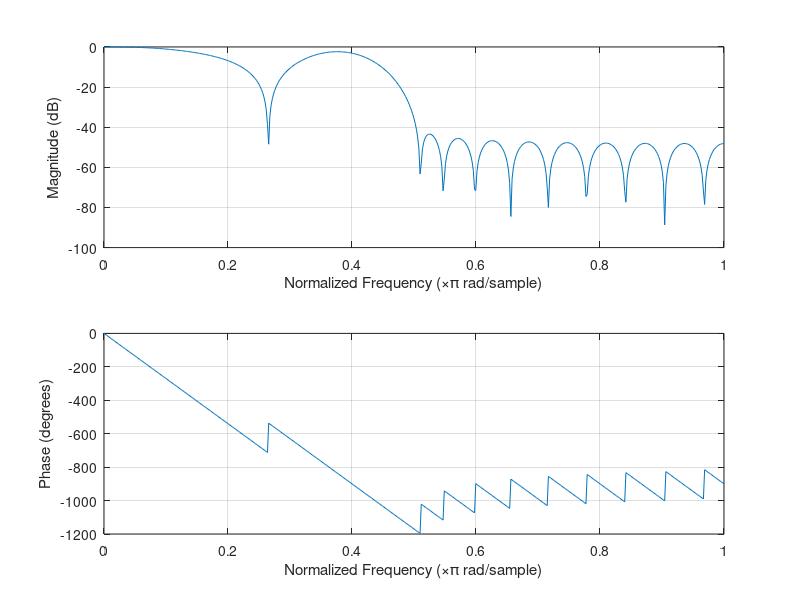
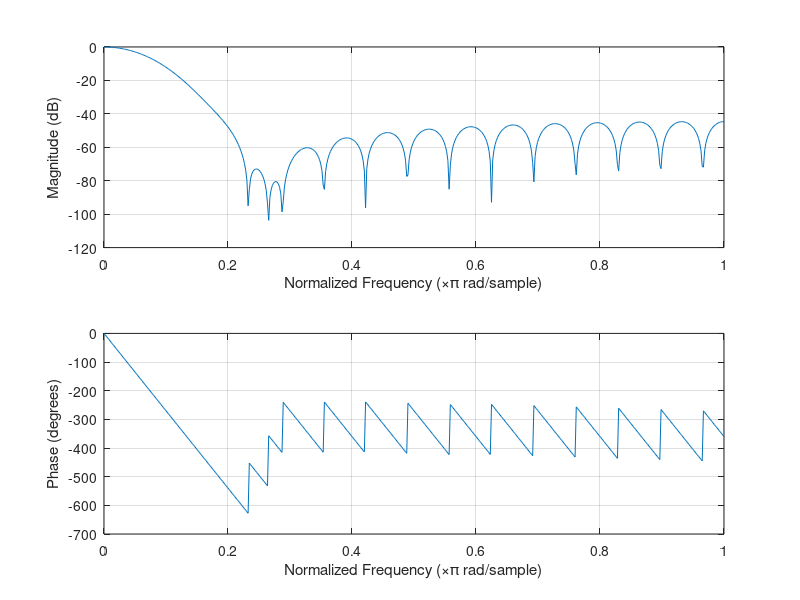
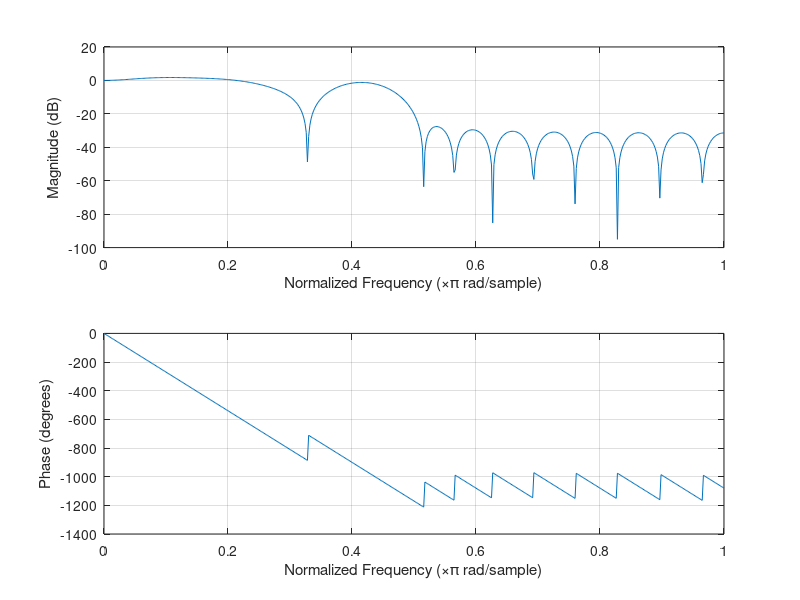
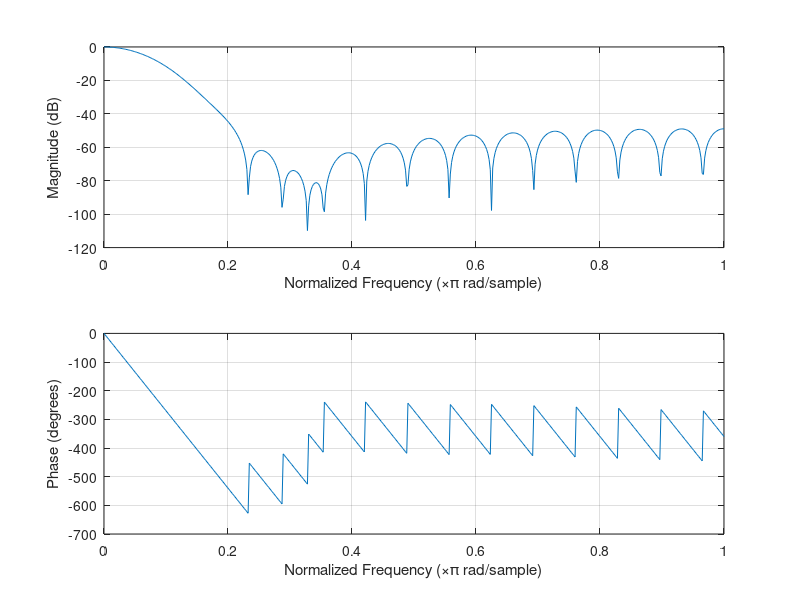

The MATLAB script that drew these images, in order:
% SPDX-FileCopyrightText: 2026 Arntzen Software AS
% SPDX-FileContributor: Hans-Kristian Arntzen
% SPDX-License-Identifier: LGPL-3.0+

% Filter design for parallel-gs NTSC/PAL filtering.
pkg load signal;

% As defined by BT.601.
bt601_rate = 13.5e6;

% The subclock of PS2 seems to be 4x BT.601 rate.
subpixel_rate = 4 * bt601_rate;
subpixel_nyquist = subpixel_rate / 2;

ntsc_subcarrier = 315e6 / 88;
pal_subcarrier = 4.43361875e6;

% Grabbed some sensible values from a paper that discusses a physical NTSC/PAL impl in 1997,
% so it looks plausible that PS2 would ship something similar.
ntsc_luma_bw = 4.2e6;
ntsc_luma_stop = 6.75e6;
ntsc_chroma_bw = 1.3e6;
ntsc_chroma_stop = 2.0e6;

% PAL-B which was used in Norway.
pal_luma_bw = 5e6;
pal_luma_stop = 6.75e6;
pal_chroma_bw = 1.3e6;
pal_chroma_stop = 2.0e6;

% BT.1358 calls for 11.0 MHz until falloff start, but that's for progressive scan which scales everything up.
% These sampling rates assume interlaced video.
% For progressive scan which BT.1358 is defined for, the BT.601 rate of 13.5 MHz is doubled to 27 MHz.
% Chroma is half BW of luma as expected since sampling rate is 4:2:2 pattern.
ypbpr_luma_bw = 5.5e6;
ypbpr_luma_stop = 8e6;
ypbpr_chroma_bw = 2.8e6;
ypbpr_chroma_stop = 4e6;

% First stage of downsampling from 54 MHz to 27 MHz.
% Assume some zero-order hold behavior coming out of the CRTC due to its subclock behavior.
% Most likely it's just holding pixels until the horizontal divider clocks enough times.
% 640 * 4 = 2560
% 512 * 5 = 2560
% 256 * 10 = 2560
% etc ...
% Allow some aliasing to go through to keep filter length reasonable.
% We'll filter that away in the next pass.
ntsc_downsampling_filter = firls(14, [0, ntsc_luma_bw * 1.1, subpixel_nyquist * 0.7, subpixel_nyquist] / subpixel_nyquist, [1 1 0 0]);
pal_downsampling_filter = firls(14, [0, pal_luma_bw * 1.1, subpixel_nyquist * 0.7, subpixel_nyquist] / subpixel_nyquist, [1 1 0 0]);

% Encode filters at 27 MHz. Pure low-pass.
ntsc_luma_lp_encode = firls(30, [0, ntsc_luma_bw, ntsc_luma_stop, bt601_rate] / bt601_rate, [1 1 0 0]);
ntsc_chroma_lp_encode = firls(30, [0, ntsc_chroma_bw, ntsc_chroma_stop, bt601_rate] / bt601_rate, [1 1 0 0]);
pal_luma_lp_encode = firls(30, [0, pal_luma_bw, pal_luma_stop, bt601_rate] / bt601_rate, [1 1 0 0]);
pal_chroma_lp_encode = firls(30, [0, pal_chroma_bw, pal_chroma_stop, bt601_rate] / bt601_rate, [1 1 0 0]);

% Decoding composite is much harder.

% NTSC decode
% Suppress the luma DC which ends up at subcarrier freq after demodulating.
ntsc_chroma_lp_decode = exp(-0.02 * (-14 : 14) .* (-14 : 14));

ntsc_subcarrier_w = ntsc_subcarrier / (2 * bt601_rate);
subcarrier_zero = exp(2 * pi * j * ntsc_subcarrier_w);
subcarrier_notch = real(conv([1, -subcarrier_zero], [1, -conj(subcarrier_zero)]));
subcarrier_notch = subcarrier_notch' / sum(subcarrier_notch);
ntsc_chroma_lp_decode = conv(ntsc_chroma_lp_decode, subcarrier_notch);

ntsc_bands = [0, ntsc_luma_bw, ntsc_luma_stop, bt601_rate];
ntsc_luma_lp_decode = firls(30 - 2, ntsc_bands / bt601_rate, [1 1.15 0 0]);
ntsc_luma_lp_decode = conv(ntsc_luma_lp_decode, subcarrier_notch);

% PAL decode
% Just use different carrier freqs.
pal_chroma_lp_decode = exp(-0.02 * (-14 : 14) .* (-14 : 14));

pal_subcarrier_w = pal_subcarrier / (2 * bt601_rate);
subcarrier_zero = exp(2 * pi * j * pal_subcarrier_w);
subcarrier_notch = real(conv([1, -subcarrier_zero], [1, -conj(subcarrier_zero)]));
subcarrier_notch = subcarrier_notch' / sum(subcarrier_notch);
pal_chroma_lp_decode = conv(pal_chroma_lp_decode, subcarrier_notch);

pal_bands = [0, pal_luma_bw, pal_luma_stop, bt601_rate];
pal_luma_lp_decode = firls(30 - 2, pal_bands / bt601_rate, [1 2.5 0 0]);
pal_luma_lp_decode = conv(pal_luma_lp_decode, subcarrier_notch);

ntsc_luma_lp_decode = ntsc_luma_lp_decode / sum(ntsc_luma_lp_decode);
pal_luma_lp_decode = pal_luma_lp_decode / sum(pal_luma_lp_decode);
ntsc_chroma_lp_decode = ntsc_chroma_lp_decode / sum(ntsc_chroma_lp_decode);
pal_chroma_lp_decode = pal_chroma_lp_decode / sum(pal_chroma_lp_decode);

% Normalize the filters so that DC gain is exactly 0.0 dB.
ntsc_downsampling_filter = ntsc_downsampling_filter / sum(ntsc_downsampling_filter);
ntsc_luma_lp_encode = ntsc_luma_lp_encode / sum(ntsc_luma_lp_encode);
ntsc_chroma_lp_encode = ntsc_chroma_lp_encode / sum(ntsc_chroma_lp_encode);
ntsc_luma_lp_decode = ntsc_luma_lp_decode / sum(ntsc_luma_lp_decode);
ntsc_chroma_lp_decode = ntsc_chroma_lp_decode / sum(ntsc_chroma_lp_decode);

% Bandpass filters for Y / C separation.
chroma_bandpass = firls(30, [0, pal_chroma_bw * 0.5, pal_chroma_stop * 0.75, bt601_rate] / bt601_rate, [1 1 0 0])';
chroma_bandpass = chroma_bandpass / sum(chroma_bandpass);
ntsc_chroma_bandpass = 2.0 * chroma_bandpass .* cos((2 * pi * ntsc_subcarrier / (bt601_rate * 2)) * (-15 : 15));
pal_chroma_bandpass = 2.0 * chroma_bandpass .* cos((2 * pi * pal_subcarrier / (bt601_rate * 2)) * (-15 : 15));

%h = figure();
%set(h, 'Name', 'NTSC chroma bandpass filter');
%freqz(ntsc_chroma_bandpass);

%h = figure();
%set(h, 'Name', 'PAL chroma bandpass filter');
%freqz(pal_chroma_bandpass);


pal_downsampling_filter = pal_downsampling_filter / sum(pal_downsampling_filter);
pal_luma_lp_encode = pal_luma_lp_encode / sum(pal_luma_lp_encode);
pal_chroma_lp_encode = pal_chroma_lp_encode / sum(pal_chroma_lp_encode);
pal_luma_lp_decode = pal_luma_lp_decode / sum(pal_luma_lp_decode);
pal_chroma_lp_decode = pal_chroma_lp_decode / sum(pal_chroma_lp_decode);

%h = figure();
%set(h, 'Name', 'NTSC downsample filter');
%freqz(ntsc_downsampling_filter);

%h = figure();
%set(h, 'Name', 'NTSC Y encode filter @ 27 MHz');
%freqz(ntsc_luma_lp_encode);

%h = figure();
%set(h, 'Name', 'NTSC UV encode filter @ 27 MHz');
%freqz(ntsc_chroma_lp_encode);

h = figure();
set(h, 'Name', 'NTSC Y decode filter @ 27 MHz');
freqz(ntsc_luma_lp_decode);

h = figure();
set(h, 'Name', 'NTSC UV decode filter @ 27 MHz');
freqz(ntsc_chroma_lp_decode);

%h = figure();
%set(h, 'Name', 'PAL downsample filter @ 27 MHz');
%freqz(pal_downsampling_filter);

%h = figure();
%set(h, 'Name', 'PAL Y encode filter @ 27 MHz');
%freqz(pal_luma_lp_encode);

%h = figure();
%set(h, 'Name', 'PAL UV encode filter @ 27 MHz');
%freqz(pal_chroma_lp_encode);

h = figure();
set(h, 'Name', 'PAL Y decode filter @ 27 MHz');
freqz(pal_luma_lp_decode);

h = figure();
set(h, 'Name', 'PAL UV decode filter @ 27 MHz');
freqz(pal_chroma_lp_decode);

ypbpr_downsampling_filter = firls(14, [0, ypbpr_luma_bw, subpixel_nyquist * 0.6, subpixel_nyquist] / subpixel_nyquist, [1 1 0 0]);
ypbpr_luma_filter = firls(30, [0, ypbpr_luma_bw, ypbpr_luma_stop, bt601_rate] / bt601_rate, [1 1 0 0]);
ypbpr_chroma_filter = firls(30, [0, ypbpr_chroma_bw, ypbpr_chroma_stop, bt601_rate] / bt601_rate, [1 1 0 0]);

%h = figure();
%set(h, 'Name', 'YPbPr downsample filter');
%freqz(ypbpr_downsampling_filter);

%h = figure();
%set(h, 'Name', 'YPbPr luma filter @ 27 MHz');
%freqz(ypbpr_luma_filter);

%h = figure();
%set(h, 'Name', 'YPbPr chroma filter @ 27 MHz');
%freqz(ypbpr_chroma_filter);


assert(length(ntsc_downsampling_filter) == 15, "Length must be 15");
assert(length(ntsc_luma_lp_encode) == 31, "Length must be 31");
assert(length(ntsc_chroma_lp_encode) == 31, "Length must be 31");
assert(length(ntsc_luma_lp_decode) == 31, "Length must be 31");
assert(length(ntsc_chroma_lp_decode) == 31, "Length must be 31");
assert(length(ntsc_chroma_bandpass) == 31, "Length must be 31");

assert(length(pal_downsampling_filter) == 15, "Length must be 15");
assert(length(pal_luma_lp_encode) == 31, "Length must be 31");
assert(length(pal_chroma_lp_encode) == 31, "Length must be 31");
assert(length(pal_luma_lp_decode) == 31, "Length must be 63");
assert(length(pal_chroma_lp_decode) == 31, "Length must be 31");
assert(length(pal_chroma_bandpass) == 31, "Length must be 31");

assert(length(ypbpr_downsampling_filter) == 15, "Length must be 15");
assert(length(ypbpr_luma_filter) == 31, "Length must be 31");
assert(length(ypbpr_chroma_filter) == 31, "Length must be 31");

printf("#ifndef FILTERS_H_\n");
printf("#define FILTERS_H_\n");
printf("// Autogenerated by generate_analog_filters.m\n");
printf("const float DownsamplingKernelNTSC[16] = float[](\n");
printf("    0.0,\n");
printf("    %.10f,\n", ntsc_downsampling_filter(1:14));
printf("    %.10f);\n", ntsc_downsampling_filter(15));
printf("\n");
printf("const float LumaEncodeNTSC[31] = float[](\n");
printf("    %.10f,\n", ntsc_luma_lp_encode(1:30));
printf("    %.10f);\n", ntsc_luma_lp_encode(31));
printf("\n");
printf("const float ChromaEncodeNTSC[31] = float[](\n");
printf("    %.10f,\n", ntsc_chroma_lp_encode(1:30));
printf("    %.10f);\n", ntsc_chroma_lp_encode(31));
printf("\n");
printf("const float LumaDecodeNTSC[31] = float[](\n");
printf("    %.10f,\n", ntsc_luma_lp_decode(1:30));
printf("    %.10f);\n", ntsc_luma_lp_decode(31));
printf("\n");
printf("const float ChromaDecodeNTSC[31] = float[](\n");
printf("    %.10f,\n", ntsc_chroma_lp_decode(1:30));
printf("    %.10f);\n", ntsc_chroma_lp_decode(31));
printf("\n");
printf("const float DownsamplingKernelPAL[16] = float[](\n");
printf("    0.0,\n");
printf("    %.10f,\n", pal_downsampling_filter(1:14));
printf("    %.10f);\n", pal_downsampling_filter(15));
printf("\n");
printf("const float LumaEncodePAL[31] = float[](\n");
printf("    %.10f,\n", pal_luma_lp_encode(1:30));
printf("    %.10f);\n", pal_luma_lp_encode(31));
printf("\n");
printf("const float ChromaEncodePAL[31] = float[](\n");
printf("    %.10f,\n", pal_chroma_lp_encode(1:30));
printf("    %.10f);\n", pal_chroma_lp_encode(31));
printf("\n");
printf("const float LumaDecodePAL[31] = float[](\n");
printf("    %.8f,\n", pal_luma_lp_decode(1:30));
printf("    %.8f);\n", pal_luma_lp_decode(31));
printf("\n");
printf("const float ChromaDecodePAL[31] = float[](\n");
printf("    %.8f,\n", pal_chroma_lp_decode(1:30));
printf("    %.8f);\n", pal_chroma_lp_decode(31));
printf("\n");
printf("const float ChromaBandpassNTSC[31] = float[](\n");
printf("    %.10f,\n", ntsc_chroma_bandpass(1:30));
printf("    %.10f);\n", ntsc_chroma_bandpass(31));
printf("\n");
printf("const float ChromaBandpassPAL[31] = float[](\n");
printf("    %.10f,\n", pal_chroma_bandpass(1:30));
printf("    %.10f);\n", pal_chroma_bandpass(31));
printf("const float DownsamplingKernelYPbPr[16] = float[](\n");
printf("    0.0,\n");
printf("    %.10f,\n", ypbpr_downsampling_filter(1:14));
printf("    %.10f);\n", ypbpr_downsampling_filter(15));
printf("\n");
printf("const float LumaEncodeYPbPr[31] = float[](\n");
printf("    %.10f,\n", ypbpr_luma_filter(1:30));
printf("    %.10f);\n", ypbpr_luma_filter(31));
printf("\n");
printf("const float ChromaEncodeYPbPr[31] = float[](\n");
printf("    %.10f,\n", ypbpr_chroma_filter(1:30));
printf("    %.10f);\n", ypbpr_chroma_filter(31));
printf("\n");
printf("#endif\n");
